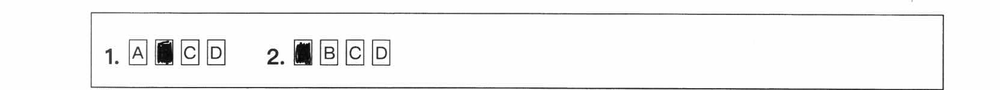
#> input picture selection/13.png, 1000 x 90 px, shrunk from 1664 x 150 before the run; its folder holds only this picture in this run
$ python load_img.py
#> lines starting #> are read from the running program, lines starting #| are printed output that depends on the picture; after the words box and inside, x2 and y2 are one past the last pixel; in counts of white or black regions, pixels touching at a corner belong together
import os
import re
import cv2
import numpy as np
import pandas as pd
from pathlib import Path
import argparse

parser = argparse.ArgumentParser()
parser.add_argument("--input_dir", default="selection/", type=str)

class Image:
	"""
	At last, all the titles can be found in the following directory:
	outputs/
		image_name_prefix/
			gray/
			titles/
	"""
	def __init__(self, dir_path, img_name, img_prefix):
		self.img_dir = dir_path
		self.img_name = img_name
		self.img_prefix = img_prefix
		self.img_path = os.path.join(self.img_dir, self.img_name)

		self.save_dir = "outputs/"
		self.img_save_dir = os.path.join(self.save_dir, self.img_prefix)
		self.gray_dir = os.path.join(self.img_save_dir, "gray/")
		self.title_dir = os.path.join(self.img_save_dir, "titles/")

		self._build_dir(self.save_dir)
		self._build_dir(self.img_save_dir)
		self._build_dir(self.gray_dir,  clear=True)
		self._build_dir(self.title_dir, clear=True)

		# Prepare for cutting and classifying images
		self.white_start = 200
		self.white_end = 255

		# Cut image
		self.titles = []

	def process(self):
		self._check_img()
		self._transform_img_into_gray()

		self.df = pd.DataFrame(self.gray)

		self._cut_margin()
		self._cut_into_titles()
		self._save_images()

	def _save_images(self):
		"""
		Cut the residual white blank and save all the titles
		"""
		idx = 1
		for i in range(len(self.titles)):
			if np.sum((255-self.titles[i]).to_numpy()) >= 0:
				cv2.imwrite(self.title_dir+self.img_prefix+"-"+str(idx)+".jpg",
				            self._filter_pixels(self.titles[i], if_pure=True).to_numpy(),
				            [int(cv2.IMWRITE_JPEG_QUALITY), 100])
				idx += 1

	def _transform_img_into_gray(self):
		"""
		Transform image into gray scale
		"""
		img_obj = cv2.imread(self.img_path)
		gray = cv2.cvtColor(img_obj, cv2.COLOR_BGR2GRAY)

		ret, img_thres = cv2.threshold(gray, self.white_start, self.white_end, cv2.THRESH_BINARY)
		self.gray = img_thres
		cv2.imwrite(self.gray_dir+self.img_prefix+".png", self.gray)

	def _cut_into_titles(self):
		"""
		Extract titles by hard cut.
		"""
		df_rev = 255 - self.df
		non_empty_idx = list(self._non_empty_set(df_rev, 1, 0))

		# Set down the threshold of the short length block for reducing the noisy dots
		threshold = int(self.df.shape[0] * 0.01)
		row_steps = self.df.shape[1] // 4

		temp_idx = 0
		for idx in range(1, len(non_empty_idx)):
			if (non_empty_idx[idx - 1] + 1 != non_empty_idx[idx] or idx == len(non_empty_idx) - 1) \
					and non_empty_idx[idx - 1] - non_empty_idx[temp_idx] > threshold:

				block = self.df.iloc[non_empty_idx[temp_idx]:non_empty_idx[idx - 1] + 1, :]
				temp_idx = idx
				# cv2.imshow(str(idx), block.to_numpy())
				self.titles += [block.iloc[:, :row_steps],
				                   block.iloc[:, row_steps:row_steps*2],
				                   block.iloc[:, row_steps*2:row_steps*3],
				                   block.iloc[:, row_steps*3:]]
				#                    block.iloc[:, row_steps*4:]]

	def _cut_margin(self):
		"""
		Cut Image into blocks
		1. Cut the left and the right margins
		2. Cut the white blank between the blocks

		For easily computing the pixels, we here reverse the 0 and 255 standings.
		"""
		# Reverse the data frame
		# filter_pixels drop the white surroundings
		self.df = self._filter_pixels(self.df)

		# Using proportion drop the black surroundings
		temp = self.df.copy()
		ratio = 0.001
		while np.sum(255-temp.iloc[0, :]) != 0:
			shape = temp.shape
			row_steps = max(1, int(ratio*shape[0]))
			col_steps = max(1, int(ratio*shape[1]))
			temp = temp.iloc[row_steps:shape[0]-row_steps, col_steps:shape[1]-col_steps]
			ratio += 0.001
		self.df = temp

		self.df = self._filter_pixels(self.df)

	def _filter_pixels(self, df_temp, if_pure=False): # df outside must be 255
		"""
		For cutting the white surroundings
		"""
		df_rev = 255 - df_temp
		df = df_temp.copy()

		column_threshold =  [0, df.shape[0] * 0.1 * 255] [if_pure == False]
		row_threshold =  [0, df.shape[1] * 0.1 * 255] [if_pure == False]

		# Get non-zero pixels index horizontally and vertically
		non_empty_column_idx = self._non_empty_set(df_rev, 0, column_threshold)
		non_empty_row_idx = self._non_empty_set(df_rev, 1, row_threshold)

		# To prevent the index set being empty
		if non_empty_row_idx.shape[0] == 0:
			non_empty_row_idx = np.append(non_empty_row_idx, [0, df.shape[0]])
		if non_empty_column_idx.shape[0] == 0:
			non_empty_column_idx = np.append(non_empty_column_idx, [0, df.shape[1]])

		# print(non_empty_row_idx.shape, non_empty_column_idx.shape)
		df = df.iloc[non_empty_row_idx[0]:non_empty_row_idx[-1], non_empty_column_idx[0]:non_empty_column_idx[-1]]

		# df = df.reset_index()
		df.columns = list(range(df.shape[1]))
		return df

	def _non_empty_set(self, df, axis, threshold):
		non_empty = np.where(np.array(df.sum(axis=axis) <= threshold) == False)
		non_empty = np.array(non_empty[0])
		return non_empty

	def _check_img(self):
		print(self.img_path)
		assert os.path.exists(self.img_path), "Image does not exist."

	def _build_dir(self, path, clear=False):
		if not Path(path).is_dir():
			os.mkdir(path)
		if clear:
			for root, dirs, files in os.walk(path, topdown=False):
				for name in files:
					os.remove(os.path.join(root, name))
				for name in dirs:
					os.rmdir(os.path.join(root, name))

	@property
	def _image_path(self):
		return self.img_path

	@property
	def _gray(self):
		return self.gray

	@property
	def _title_count(self):
		return len(self.titles)

	@property
	def _titles(self):
		return self.titles

class ImageProcessing:
	def __init__(self, img_dir):
		self.img_dir = 	img_dir
		assert Path(self.img_dir).is_dir(), "Directory does not exist."
		self._iterate_image()

	def _iterate_image(self):
		self.img_list = os.listdir(self.img_dir)
		self.img_obj = []

		for img in self.img_list:
			obj = Image(self.img_dir, img, self._img_prefix_extractor(img))
			obj.process()
#> in _transform_img_into_gray, img_obj is the input picture: shape (90, 1000, 3); min 1, max 255, mean 244.3
#> in _transform_img_into_gray, `ret, img_thres = cv2.threshold(gray, self.white_start, self.white_end,..`:
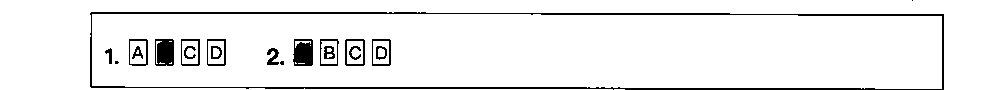
#> img_thres: shape (90, 1000); 93.7% white; 20 black regions (3 under 20 px), largest, box (x1, y1, x2, y2) and area: (90, 12, 944, 90) 3264, (293, 39, 313, 66) 463, (155, 39, 174, 66) 462
#> in _transform_img_into_gray, `ret, img_thres = cv2.threshold(gray, self.white_start, self.white_end,..`: ret = 200
#> in process, `self.df = pd.DataFrame(self.gray)`: self.df = table of 90 rows and 1000 columns
#> in _cut_margin, `self.df = self._filter_pixels(self.df)`: self.df = table of 77 rows and 853 columns
#> the loop in _cut_margin, `while np.sum(255-temp.iloc[0, :]) != 0:` made 4 passes
#> (shape, col_steps, temp, ratio) on passes 1 to 4: ((77, 853), 1, table of 75 rows and 851 columns, 0.002), ((75, 851), 1, table of 73 rows and 849 columns, 0.003), ((73, 849), 2, table of 71 rows and 845 columns, 0.004), ((71, 845), 3, table of 69 rows and 839 columns, 0.005)
#> after the loop in _cut_margin, `while np.sum(255-temp.iloc[0, :]) != 0:`: ratio = 0.005
#> in _cut_margin, `self.df = temp`: self.df = table of 69 rows and 839 columns
#> in _cut_margin, `self.df = self._filter_pixels(self.df)`: self.df = table of 26 rows and 281 columns
#> in _cut_into_titles, `non_empty_idx = list(self._non_empty_set(df_rev, 1, 0))`: non_empty_idx = 26 values from 0 to 25
#> the loop in _cut_into_titles, `for idx in range(1, len(non_empty_idx)):` made 25 passes
#> (block, temp_idx) on pass 25: (table of 25 rows and 281 columns, 25)
#> after the loop in _cut_into_titles, `for idx in range(1, len(non_empty_idx)):`: self.titles = 4 items; temp_idx = 25
#> the loop in _save_images, `for i in range(len(self.titles)):` made 4 passes
#> df_rev in _filter_pixels on passes 1 to 4: table of 25 rows and 70 columns, table of 25 rows and 70 columns, table of 25 rows and 70 columns, table of 25 rows and 71 columns
#> pass 1, in _save_images, `cv2.imwrite(self.title_dir+self.img_prefix+"-"+str(idx)+".jpg", self._..`:
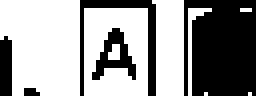
#> saved as 13-1.jpg: shape (24, 64) (shown 4 times larger); 60.2% white; 5 black regions (1 under 20 px), largest, box (x1, y1, x2, y2) and area: (46, 0, 64, 24) 396, (20, 0, 39, 24) 103, (23, 7, 34, 20) 63, (0, 9, 3, 24) 43
#> pass 2, in _save_images, `cv2.imwrite(self.title_dir+self.img_prefix+"-"+str(idx)+".jpg", self._..`:
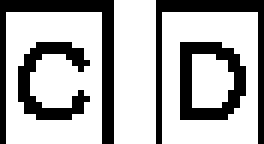
#> saved as 13-2.jpg: shape (24, 44) (shown 6 times larger); 69.3% white; black in thin lines or dots
#> after the loop in _save_images, `for i in range(len(self.titles)):`: idx = 5
			self.img_obj.append(obj)

	def _img_prefix_extractor(self, img_name):
		pattern = re.compile(r"([A-Za-z0-9_]+)\..+")
		return pattern.findall(img_name)[0]

	def get(self):
		return self.img_obj

if __name__ == "__main__":
	params = parser.parse_known_args()[0]
	dir_path = params.input_dir
	imgProc = ImageProcessing(dir_path)

$ run again, on selection/17.png
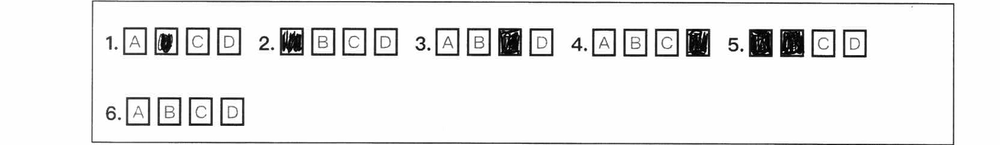
#> input picture selection/17.png, 1000 x 145 px, shrunk from 1664 x 242 before the run
#> in _transform_img_into_gray, img_obj is the input picture: shape (145, 1000, 3); min 0, max 255, mean 237.5
#> in _transform_img_into_gray, `ret, img_thres = cv2.threshold(gray, self.white_start, self.white_end,..`:
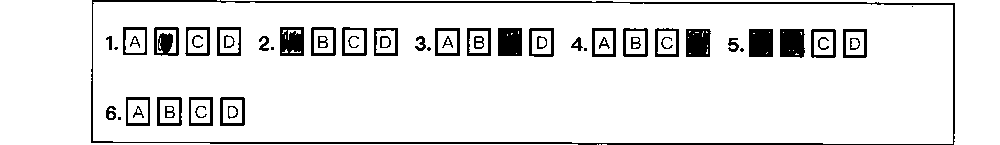
#> img_thres: shape (145, 1000); 90.5% white; 56 black regions (7 under 20 px), largest, box (x1, y1, x2, y2) and area: (91, 0, 955, 145) 3642, (749, 29, 773, 57) 667, (780, 29, 805, 58) 667
#> ret = 200
#> in process, `self.df = pd.DataFrame(self.gray)`: self.df = table of 145 rows and 1000 columns
#> in _cut_margin, `self.df = self._filter_pixels(self.df)`: self.df = table of 144 rows and 863 columns
#> the loop in _cut_margin, `while np.sum(255-temp.iloc[0, :]) != 0:` made 5 passes
#> (shape, col_steps, temp, ratio) on passes 1 to 5: ((144, 863), 1, table of 142 rows and 861 columns, 0.002), ((142, 861), 1, table of 140 rows and 859 columns, 0.003), ((140, 859), 2, table of 138 rows and 855 columns, 0.004), ((138, 855), 3, table of 136 rows and 849 columns, 0.005), ((136, 849), 4, table of 134 rows and 841 columns, 0.006)
#> after the loop in _cut_margin, `while np.sum(255-temp.iloc[0, :]) != 0:`: ratio = 0.006
#> in _cut_margin, `self.df = temp`: self.df = table of 134 rows and 841 columns
#> in _cut_margin, `self.df = self._filter_pixels(self.df)`: self.df = table of 98 rows and 759 columns
#> non_empty_idx = 59 values from 0 to 97
#> the loop in _cut_into_titles, `for idx in range(1, len(non_empty_idx)):` made 58 passes
#> (block, temp_idx) on passes 31, 58: (table of 31 rows and 759 columns, 31), (table of 27 rows and 759 columns, 58)
#> after the loop in _cut_into_titles, `for idx in range(1, len(non_empty_idx)):`: self.titles = 8 items; temp_idx = 58
#> the loop in _save_images, `for i in range(len(self.titles)):` made 8 passes
#> df_rev in _filter_pixels on passes 1 to 5: table of 31 rows and 189 columns, table of 31 rows and 189 columns, table of 31 rows and 189 columns, table of 31 rows and 192 columns, table of 27 rows and 189 columns
#> pass 2, in _save_images, `cv2.imwrite(self.title_dir+self.img_prefix+"-"+str(idx)+".jpg", self._..`:
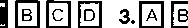
#> saved as 17-2.jpg: shape (28, 188); 67.3% white; 13 black regions (1 under 20 px), largest, box (x1, y1, x2, y2) and area: (15, 0, 40, 28) 260, (139, 1, 164, 28) 257, (46, 0, 71, 28) 246
#> after the loop in _save_images, `for i in range(len(self.titles)):`: idx = 9

$ run again, on selection/19.png
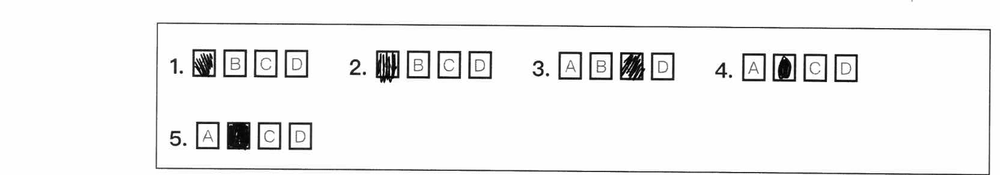
#> input picture selection/19.png, 1000 x 175 px, shrunk from 1664 x 292 before the run
#> in _transform_img_into_gray, img_obj is the input picture: shape (175, 1000, 3); min 0, max 255, mean 242.3
#> in _transform_img_into_gray, `ret, img_thres = cv2.threshold(gray, self.white_start, self.white_end,..`:
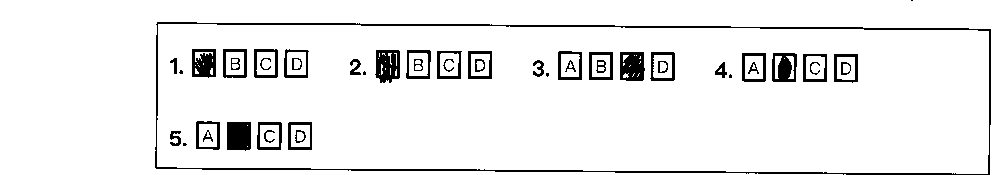
#> img_thres: shape (175, 1000); 93.3% white; 47 black regions (6 under 20 px), largest, box (x1, y1, x2, y2) and area: (155, 22, 991, 175) 3559, (227, 122, 251, 151) 670, (375, 50, 400, 83) 643
#> ret = 200
#> in process, `self.df = pd.DataFrame(self.gray)`: self.df = table of 175 rows and 1000 columns
#> in _cut_margin, `self.df = self._filter_pixels(self.df)`: self.df = table of 151 rows and 835 columns
#> the loop in _cut_margin, `while np.sum(255-temp.iloc[0, :]) != 0:` made 7 passes
#> (shape, col_steps, temp, ratio) on passes 1 to 7: ((151, 835), 1, table of 149 rows and 833 columns, 0.002), ((149, 833), 1, table of 147 rows and 831 columns, 0.003), ((147, 831), 2, table of 145 rows and 827 columns, 0.004), ((145, 827), 3, table of 143 rows and 821 columns, 0.005), ((143, 821), 4, table of 141 rows and 813 columns, 0.006), ((141, 813), 4, table of 139 rows and 805 columns, 0.007), ((139, 805), 5, table of 137 rows and 795 columns, 0.008)
#> after the loop in _cut_margin, `while np.sum(255-temp.iloc[0, :]) != 0:`: ratio = 0.008
#> in _cut_margin, `self.df = temp`: self.df = table of 137 rows and 795 columns
#> in _cut_margin, `self.df = self._filter_pixels(self.df)`: self.df = table of 98 rows and 682 columns
#> non_empty_idx = 60 values from 0 to 97
#> the loop in _cut_into_titles, `for idx in range(1, len(non_empty_idx)):` made 59 passes
#> (block, temp_idx) on passes 33, 59: (table of 33 rows and 682 columns, 33), (table of 26 rows and 682 columns, 59)
#> after the loop in _cut_into_titles, `for idx in range(1, len(non_empty_idx)):`: self.titles = 8 items; temp_idx = 59
#> the loop in _save_images, `for i in range(len(self.titles)):` made 8 passes
#> df_rev in _filter_pixels on passes 1 to 5: table of 33 rows and 170 columns, table of 33 rows and 170 columns, table of 33 rows and 170 columns, table of 33 rows and 172 columns, table of 26 rows and 170 columns
#> pass 2, in _save_images, `cv2.imwrite(self.title_dir+self.img_prefix+"-"+str(idx)+".jpg", self._..`:
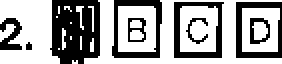
#> saved as 19-2.jpg: shape (32, 141) (shown 2 times larger); 63.5% white; 9 black regions (1 under 20 px), largest, box (x1, y1, x2, y2) and area: (25, 0, 50, 32) 637, (87, 1, 112, 29) 254, (56, 0, 81, 29) 248
#> after the loop in _save_images, `for i in range(len(self.titles)):`: idx = 9

$ run again, on selection/20.png
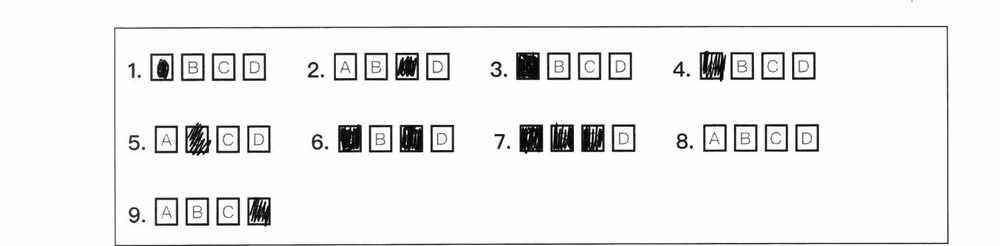
#> input picture selection/20.png, 1000 x 246 px, shrunk from 1664 x 410 before the run
#> in _transform_img_into_gray, img_obj is the input picture: shape (246, 1000, 3); min 0, max 255, mean 239.9
#> in _transform_img_into_gray, `ret, img_thres = cv2.threshold(gray, self.white_start, self.white_end,..`:
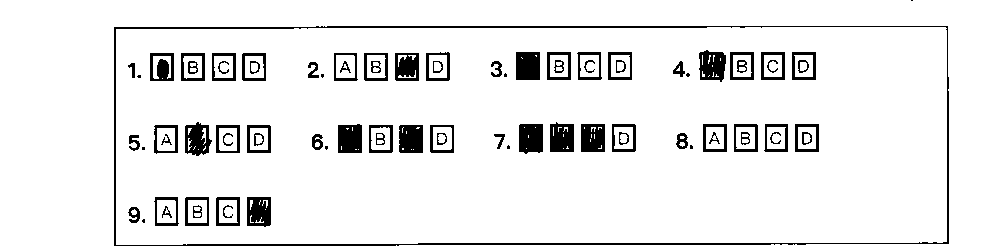
#> img_thres: shape (246, 1000); 92.2% white; 81 black regions (10 under 20 px), largest, box (x1, y1, x2, y2) and area: (114, 26, 949, 246) 3659, (519, 124, 543, 154) 673, (516, 52, 540, 80) 667
#> ret = 200
#> in process, `self.df = pd.DataFrame(self.gray)`: self.df = table of 246 rows and 1000 columns
#> in _cut_margin, `self.df = self._filter_pixels(self.df)`: self.df = table of 219 rows and 834 columns
#> the loop in _cut_margin, `while np.sum(255-temp.iloc[0, :]) != 0:` made 3 passes
#> (shape, col_steps, temp, ratio) on passes 1 to 3: ((219, 834), 1, table of 217 rows and 832 columns, 0.002), ((217, 832), 1, table of 215 rows and 830 columns, 0.003), ((215, 830), 2, table of 213 rows and 826 columns, 0.004)
#> after the loop in _cut_margin, `while np.sum(255-temp.iloc[0, :]) != 0:`: ratio = 0.004
#> in _cut_margin, `self.df = temp`: self.df = table of 213 rows and 826 columns
#> in _cut_margin, `self.df = self._filter_pixels(self.df)`: self.df = table of 173 rows and 689 columns
#> non_empty_idx = 92 values from 0 to 172
#> the loop in _cut_into_titles, `for idx in range(1, len(non_empty_idx)):` made 91 passes
#> block on passes 30, 64, 91: table of 30 rows and 689 columns, table of 34 rows and 689 columns, table of 27 rows and 689 columns
#> after the loop in _cut_into_titles, `for idx in range(1, len(non_empty_idx)):`: self.titles = 12 items; temp_idx = 91
#> the loop in _save_images, `for i in range(len(self.titles)):` made 12 passes
#> df_rev in _filter_pixels on passes 1 to 6: table of 30 rows and 172 columns, table of 30 rows and 172 columns, table of 30 rows and 172 columns, table of 30 rows and 173 columns, table of 34 rows and 172 columns, table of 34 rows and 172 columns
#> pass 2, in _save_images, `cv2.imwrite(self.title_dir+self.img_prefix+"-"+str(idx)+".jpg", self._..`:
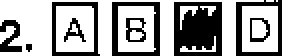
#> saved as 20-2.jpg: shape (28, 141) (shown 2 times larger); 63.4% white; 9 black regions (1 under 20 px), largest, box (x1, y1, x2, y2) and area: (87, 1, 111, 28) 547, (56, 1, 80, 28) 232, (118, 0, 141, 28) 211
#> after the loop in _save_images, `for i in range(len(self.titles)):`: idx = 13

$ run again, on selection/14.jpg
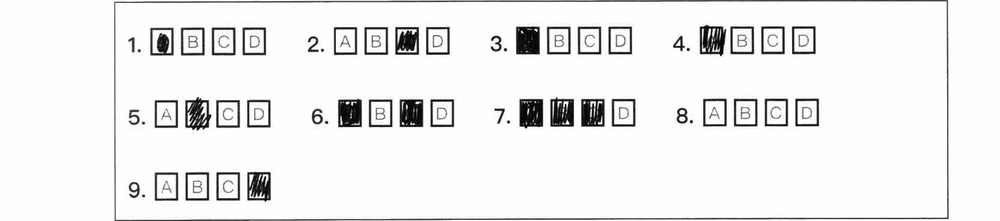
#> input picture selection/14.jpg, 1000 x 221 px, shrunk from 1664 x 367 before the run
#> in _transform_img_into_gray, img_obj is the input picture: shape (221, 1000, 3); min 0, max 255, mean 238.2
#> in _transform_img_into_gray, `ret, img_thres = cv2.threshold(gray, self.white_start, self.white_end,..`:
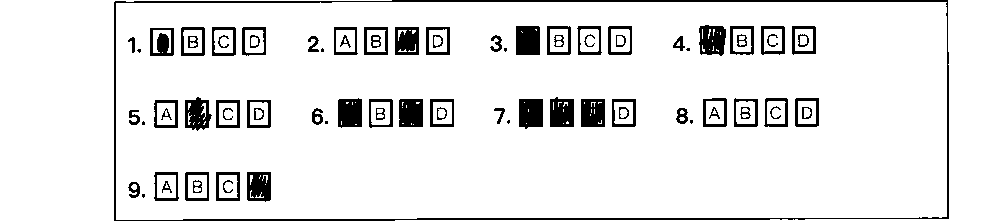
#> img_thres: shape (221, 1000); 91.2% white; 80 black regions (9 under 20 px), largest, box (x1, y1, x2, y2) and area: (114, 0, 949, 221) 3853, (516, 26, 540, 55) 690, (519, 99, 543, 129) 672
#> ret = 200
#> in process, `self.df = pd.DataFrame(self.gray)`: self.df = table of 221 rows and 1000 columns
#> in _cut_margin, `self.df = self._filter_pixels(self.df)`: self.df = table of 220 rows and 834 columns
#> the loop in _cut_margin, `while np.sum(255-temp.iloc[0, :]) != 0:` made 3 passes
#> (shape, col_steps, temp, ratio) on passes 1 to 3: ((220, 834), 1, table of 218 rows and 832 columns, 0.002), ((218, 832), 1, table of 216 rows and 830 columns, 0.003), ((216, 830), 2, table of 214 rows and 826 columns, 0.004)
#> after the loop in _cut_margin, `while np.sum(255-temp.iloc[0, :]) != 0:`: ratio = 0.004
#> in _cut_margin, `self.df = temp`: self.df = table of 214 rows and 826 columns
#> in _cut_margin, `self.df = self._filter_pixels(self.df)`: self.df = table of 174 rows and 689 columns
#> non_empty_idx = 92 values from 0 to 173
#> the loop in _cut_into_titles, `for idx in range(1, len(non_empty_idx)):` made 91 passes
#> block on passes 30, 64, 91: table of 30 rows and 689 columns, table of 34 rows and 689 columns, table of 27 rows and 689 columns
#> after the loop in _cut_into_titles, `for idx in range(1, len(non_empty_idx)):`: self.titles = 12 items; temp_idx = 91
#> the loop in _save_images, `for i in range(len(self.titles)):` made 12 passes
#> df_rev in _filter_pixels on passes 1 to 6: table of 30 rows and 172 columns, table of 30 rows and 172 columns, table of 30 rows and 172 columns, table of 30 rows and 173 columns, table of 34 rows and 172 columns, table of 34 rows and 172 columns
#> pass 2, in _save_images, `cv2.imwrite(self.title_dir+self.img_prefix+"-"+str(idx)+".jpg", self._..`:
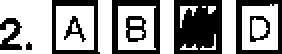
#> saved as 14-2.jpg: shape (27, 141) (shown 2 times larger); 60% white; 9 black regions (1 under 20 px), largest, box (x1, y1, x2, y2) and area: (87, 0, 111, 27) 565, (56, 0, 80, 27) 250, (118, 0, 141, 27) 222
#> after the loop in _save_images, `for i in range(len(self.titles)):`: idx = 13
